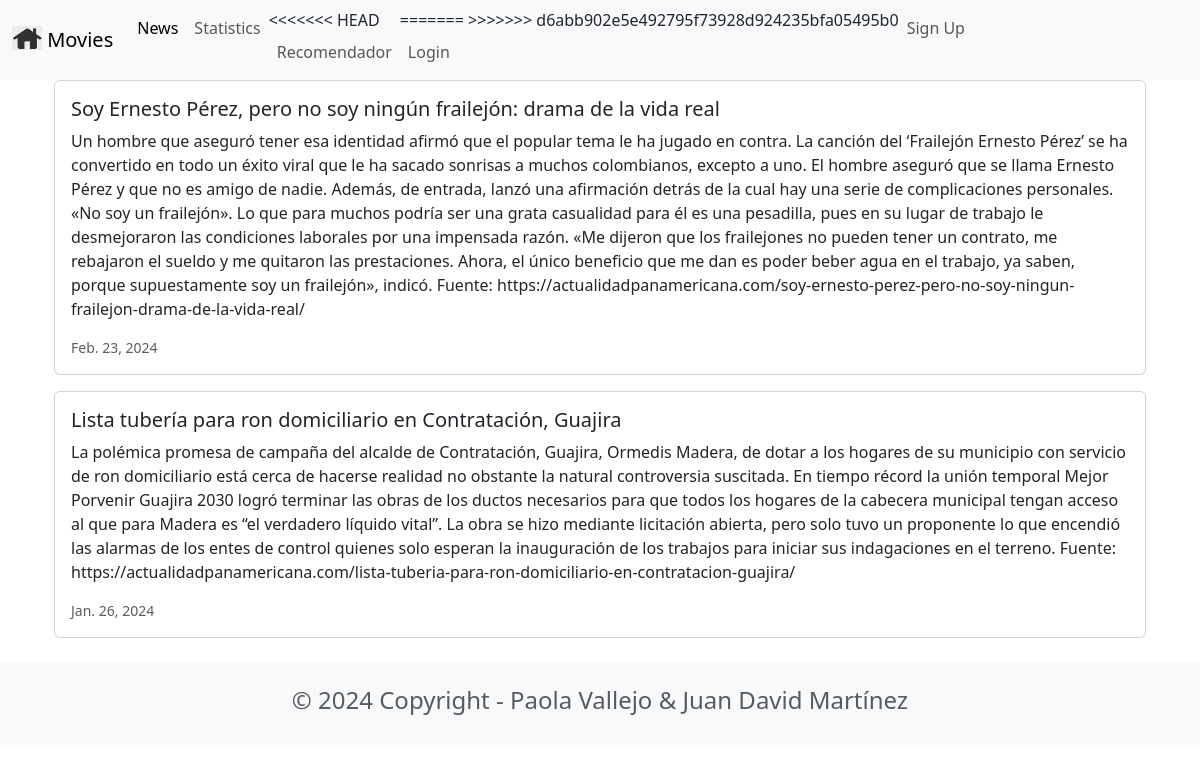
Page /news/ on the committed database.
### news/models.py (models this page shows, shortened)
class News(models.Model):
    headline = models.CharField(max_length=200)
    body = models.TextField()
    date = models.DateField()

### news/views.py (the view)
# urls.py: path('news/', include('news.urls')),
def news(request):
    newss = News.objects.all().order_by('-date')
    return render(request, 'news.html', {'newss':newss})

### news/templates/news.html
{% extends 'base.html' %}
{% block content %}
<div class="container">
    {% for news in newss %}
    <div class="card mb-3">
        <div class="row g-0">
            <div>
                <div class="card-body">
                    <h5 class="card-title">{{ news.headline }}</h5>
                    <p class="card-text">{{ news.body }}</p>
                    <p class="card-text"><small class="text-muted"> {{ news.date }} </small></p>
                </div>
            </div>
        </div>
    </div>
    {% endfor %}
</div>
{% endblock content %}

### rows in the picture
News: headline "Soy Ernesto Pérez, pero no soy ningún frailejón: drama de la vida real", body "Un hombre que aseguró tener esa identidad afirmó que el popular tema le ha jugado en contra. La canción del ‘Frailejón Ernesto Pérez’ se ha convertido en todo un éxito viral que le ha sacado sonrisas a muchos colombianos, excepto a uno. El hombre aseguró que se llama Ernesto Pérez y que no es amigo de nadie. Además, de entrada, lanzó una afirmación detrás de la cual hay una serie de complicaciones personales. «No soy un frailejón». Lo que para muchos podría ser una grata casualidad para él es una pesadilla, pues en su lugar de trabajo le desmejoraron las condiciones laborales por una impensada razón. «Me dijeron que los frailejones no pueden tener un contrato, me rebajaron el sueldo y me…", date "Feb. 23, 2024"
News: headline "Lista tubería para ron domiciliario en Contratación, Guajira", body "La polémica promesa de campaña del alcalde de Contratación, Guajira, Ormedis Madera, de dotar a los hogares de su municipio con servicio de ron domiciliario está cerca de hacerse realidad no obstante la natural controversia suscitada. En tiempo récord la unión temporal Mejor Porvenir Guajira 2030 logró terminar las obras de los ductos necesarios para que todos los hogares de la cabecera municipal tengan acceso al que para Madera es “el verdadero líquido vital”. La obra se hizo mediante licitación abierta, pero solo tuvo un proponente lo que encendió las alarmas de los entes de control quienes solo esperan la inauguración de los trabajos para iniciar sus indagaciones en el terreno. Fuente:…", date "Jan. 26, 2024"
